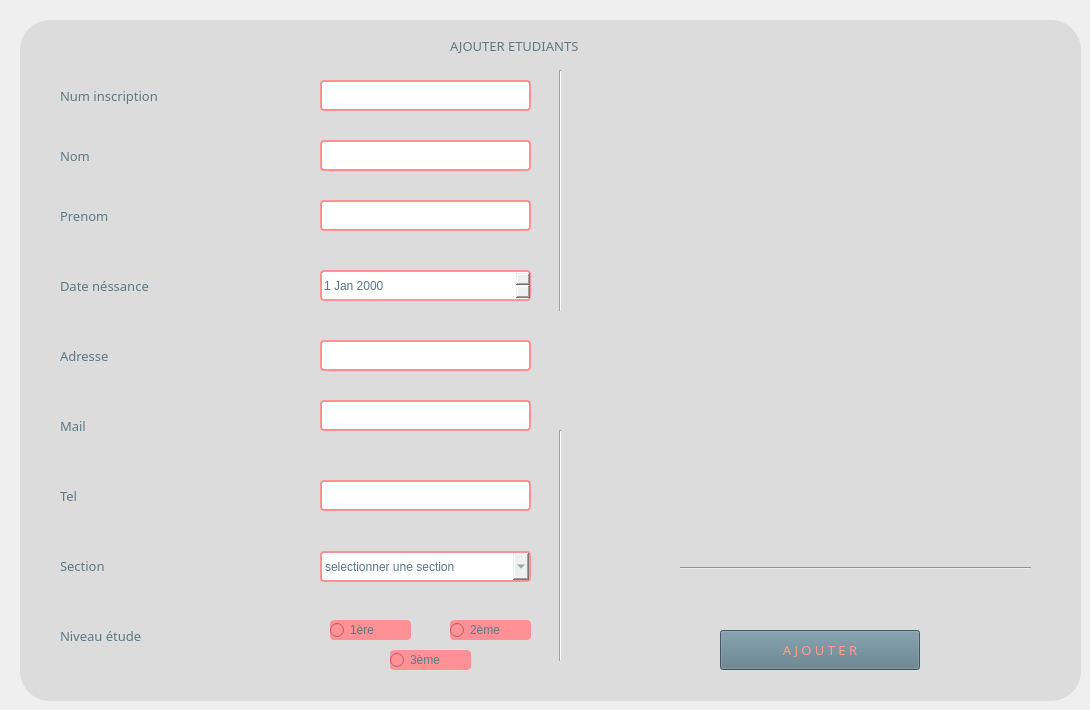
         <widget class="QWidget" name="tab_62">
          <attribute name="title">
           <string>Ajouter un nouvel etudiant</string>
          </attribute>
          <widget class="Line" name="line_20">
           <property name="geometry">
            <rect>
             <x>680</x>
             <y>560</y>
             <width>351</width>
             <height>16</height>
            </rect>
           </property>
           <property name="orientation">
            <enum>Qt::Horizontal</enum>
           </property>
          </widget>
          <widget class="QLabel" name="label_45">
           <property name="geometry">
            <rect>
             <x>20</x>
             <y>20</y>
             <width>1061</width>
             <height>681</height>
            </rect>
           </property>
           <property name="styleSheet">
            <string notr="true">background-color:rgba(0,0, 0, 20);
border-radius: 30px;</string>
           </property>
           <property name="text">
            <string/>
           </property>
          </widget>
          <widget class="QLabel" name="label_16">
           <property name="geometry">
            <rect>
             <x>450</x>
             <y>10</y>
             <width>331</width>
             <height>71</height>
            </rect>
           </property>
           <property name="font">
            <font>
             <family>Segoe UI Black</family>
             <pointsize>10</pointsize>
             <weight>10</weight>
             <italic>false</italic>
             <bold>false</bold>
            </font>
           </property>
           <property name="toolTip">
            <string>&lt;html&gt;&lt;head/&gt;&lt;body&gt;&lt;p align=&quot;center&quot;&gt;&lt;br/&gt;&lt;/p&gt;&lt;/body&gt;&lt;/html&gt;</string>
           </property>
           <property name="layoutDirection">
            <enum>Qt::LeftToRight</enum>
           </property>
           <property name="styleSheet">
            <string notr="true">color: rgb(92, 121, 134);
</string>
           </property>
           <property name="frameShape">
            <enum>QFrame::NoFrame</enum>
           </property>
           <property name="text">
            <string>AJOUTER ETUDIANTS</string>
           </property>
          </widget>
          <widget class="QLineEdit" name="tel">
           <property name="geometry">
            <rect>
             <x>320</x>
             <y>480</y>
             <width>211</width>
             <height>31</height>
            </rect>
           </property>
           <property name="styleSheet">
            <string notr="true">color: rgb(92, 121, 134);
font: 10pt &quot;Tw Cen MT Condensed Extra Bold&quot;;
border: 2px solid rgb(255, 145, 150);
border-radius: 4px;</string>
           </property>
          </widget>
          <widget class="QPushButton" name="ajouter">
           <property name="geometry">
            <rect>
             <x>720</x>
             <y>630</y>
             <width>200</width>
             <height>40</height>
            </rect>
           </property>
           <property name="font">
            <font>
             <family>Segoe UI Black</family>
             <pointsize>10</pointsize>
             <weight>10</weight>
             <italic>false</italic>
             <bold>false</bold>
            </font>
           </property>
           <property name="styleSheet">
            <string notr="true">color: rgb(67, 87, 97);
selection-color: rgb(255, 255, 255);
selection-color: rgb(85, 170, 255);
selection-color: rgb(255, 114, 94);
selection-background-color: rgb(158, 109, 96);
selection-color: qlineargradient(spread:pad, x1:0, y1:0, x2:1, y2:0, stop:0 rgba(0, 0, 0, 255), stop:1 rgba(255, 255, 255, 255));
color: qlineargradient(spread:pad, x1:0, y1:0, x2:1, y2:0, stop:0 rgba(0, 0, 0, 255), stop:1 rgba(255, 255, 255, 255));
border-bottom-color: rgb(157, 109, 96);
alternate-background-color: rgb(156, 107, 94);
color: rgb(255, 156, 142);
background-color: rgb(255, 156, 142);
background-color: rgb(92, 121, 134);</string>
           </property>
           <property name="text">
            <string>A J O U T E R</string>
           </property>
          </widget>
          <widget class="QLabel" name="label_13">
           <property name="geometry">
            <rect>
             <x>60</x>
             <y>520</y>
             <width>231</width>
             <height>91</height>
            </rect>
           </property>
           <property name="font">
            <font>
             <family>Segoe UI Black</family>
             <pointsize>10</pointsize>
             <weight>10</weight>
             <italic>false</italic>
             <bold>false</bold>
            </font>
           </property>
           <property name="styleSheet">
            <string notr="true">color: rgb(92, 121, 134);
</string>
           </property>
           <property name="text">
            <string>Section</string>
           </property>
          </widget>
          <widget class="QLabel" name="label_11">
           <property name="geometry">
            <rect>
             <x>60</x>
             <y>450</y>
             <width>231</width>
             <height>91</height>
            </rect>
           </property>
           <property name="font">
            <font>
             <family>Segoe UI Black</family>
             <pointsize>10</pointsize>
             <weight>10</weight>
             <italic>false</italic>
             <bold>false</bold>
            </font>
           </property>
           <property name="styleSheet">
            <string notr="true">color: rgb(92, 121, 134);
</string>
           </property>
           <property name="text">
            <string>Tel</string>
           </property>
          </widget>
          <widget class="QLabel" name="label_8">
           <property name="geometry">
            <rect>
             <x>60</x>
             <y>240</y>
             <width>231</width>
             <height>91</height>
            </rect>
           </property>
           <property name="font">
            <font>
             <family>Segoe UI Black</family>
             <pointsize>10</pointsize>
             <weight>10</weight>
             <italic>false</italic>
             <bold>false</bold>
            </font>
           </property>
           <property name="styleSheet">
            <string notr="true">color: rgb(92, 121, 134);
</string>
           </property>
           <property name="text">
            <string>Date néssance</string>
           </property>
          </widget>
          <widget class="QLineEdit" name="nom">
           <property name="geometry">
            <rect>
             <x>320</x>
             <y>140</y>
             <width>211</width>
             <height>31</height>
            </rect>
           </property>
           <property name="styleSheet">
            <string notr="true">color: rgb(92, 121, 134);
font: 10pt &quot;Tw Cen MT Condensed Extra Bold&quot;;
border: 2px solid rgb(255, 145, 150);
border-radius: 4px;</string>
           </property>
          </widget>
          <widget class="QDateEdit" name="date">
           <property name="geometry">
            <rect>
             <x>320</x>
             <y>270</y>
             <width>211</width>
             <height>31</height>
            </rect>
           </property>
           <property name="styleSheet">
            <string notr="true">color: rgb(92, 121, 134);
font: 10pt &quot;Tw Cen MT Condensed Extra Bold&quot;;
border: 2px solid rgb(255, 145, 150);
border-radius: 4px;</string>
           </property>
          </widget>
          <widget class="QLabel" name="label_7">
           <property name="geometry">
            <rect>
             <x>60</x>
             <y>170</y>
             <width>231</width>
             <height>91</height>
            </rect>
           </property>
           <property name="font">
            <font>
             <family>Segoe UI Black</family>
             <pointsize>10</pointsize>
             <weight>10</weight>
             <italic>false</italic>
             <bold>false</bold>
            </font>
           </property>
           <property name="styleSheet">
            <string notr="true">color: rgb(92, 121, 134);
</string>
           </property>
           <property name="text">
            <string>Prenom</string>
           </property>
          </widget>
          <widget class="QLineEdit" name="adresse">
           <property name="geometry">
            <rect>
             <x>320</x>
             <y>340</y>
             <width>211</width>
             <height>31</height>
            </rect>
           </property>
           <property name="styleSheet">
            <string notr="true">color: rgb(92, 121, 134);
font: 10pt &quot;Tw Cen MT Condensed Extra Bold&quot;;
border: 2px solid rgb(255, 145, 150);
border-radius: 4px;</string>
           </property>
          </widget>
          <widget class="QLabel" name="label_14">
           <property name="geometry">
            <rect>
             <x>60</x>
             <y>590</y>
             <width>231</width>
             <height>91</height>
            </rect>
           </property>
           <property name="font">
            <font>
             <family>Segoe UI Black</family>
             <pointsize>10</pointsize>
             <weight>10</weight>
             <italic>false</italic>
             <bold>false</bold>
            </font>
           </property>
           <property name="styleSheet">
            <string notr="true">color: rgb(92, 121, 134);
</string>
           </property>
           <property name="text">
            <string>Niveau étude</string>
           </property>
          </widget>
          <widget class="QLineEdit" name="ni">
           <property name="geometry">
            <rect>
             <x>320</x>
             <y>80</y>
             <width>211</width>
             <height>31</height>
            </rect>
           </property>
           <property name="styleSheet">
            <string notr="true">color: rgb(92, 121, 134);
font: 10pt &quot;Tw Cen MT Condensed Extra Bold&quot;;
border: 2px solid rgb(255, 145, 150);
border-radius: 4px;
</string>
           </property>
          </widget>
          <widget class="QLabel" name="label_10">
           <property name="geometry">
            <rect>
             <x>60</x>
             <y>310</y>
             <width>231</width>
             <height>91</height>
            </rect>
           </property>
           <property name="font">
            <font>
             <family>Segoe UI Black</family>
             <pointsize>10</pointsize>
             <weight>10</weight>
             <italic>false</italic>
             <bold>false</bold>
            </font>
           </property>
           <property name="styleSheet">
            <string notr="true">color: rgb(92, 121, 134);
</string>
           </property>
           <property name="text">
            <string>Adresse</string>
           </property>
          </widget>
          <widget class="QLabel" name="label_6">
           <property name="geometry">
            <rect>
             <x>60</x>
             <y>110</y>
             <width>231</width>
             <height>91</height>
            </rect>
           </property>
           <property name="font">
            <font>
             <family>Segoe UI Black</family>
             <pointsize>10</pointsize>
             <weight>10</weight>
             <italic>false</italic>
             <bold>false</bold>
            </font>
           </property>
           <property name="styleSheet">
            <string notr="true">color: rgb(92, 121, 134);
</string>
           </property>
           <property name="text">
            <string>Nom</string>
           </property>
          </widget>
          <widget class="QLineEdit" name="mail">
           <property name="geometry">
            <rect>
             <x>320</x>
             <y>400</y>
             <width>211</width>
             <height>31</height>
            </rect>
           </property>
           <property name="styleSheet">
            <string notr="true">color: rgb(92, 121, 134);
font: 10pt &quot;Tw Cen MT Condensed Extra Bold&quot;;
border: 2px solid rgb(255, 145, 150);
border-radius: 4px;</string>
           </property>
          </widget>
          <widget class="QLabel" name="label_5">
           <property name="geometry">
            <rect>
             <x>60</x>
             <y>50</y>
             <width>231</width>
             <height>91</height>
            </rect>
           </property>
           <property name="font">
            <font>
             <family>Segoe UI Black</family>
             <pointsize>10</pointsize>
             <weight>10</weight>
             <italic>false</italic>
             <bold>false</bold>
            </font>
           </property>
           <property name="styleSheet">
            <string notr="true">color: rgb(92, 121, 134);
</string>
           </property>
           <property name="text">
            <string>Num inscription</string>
           </property>
          </widget>
          <widget class="QLabel" name="label_12">
           <property name="geometry">
            <rect>
             <x>60</x>
             <y>380</y>
             <width>231</width>
             <height>91</height>
            </rect>
           </property>
           <property name="font">
            <font>
             <family>Segoe UI Black</family>
             <pointsize>10</pointsize>
             <weight>10</weight>
             <italic>false</italic>
             <bold>false</bold>
            </font>
           </property>
           <property name="styleSheet">
            <string notr="true">color: rgb(92, 121, 134);
</string>
           </property>
           <property name="text">
            <string>Mail</string>
           </property>
          </widget>
          <widget class="QLineEdit" name="prenom">
           <property name="geometry">
            <rect>
             <x>320</x>
             <y>200</y>
             <width>211</width>
             <height>31</height>
            </rect>
           </property>
           <property name="styleSheet">
            <string notr="true">color: rgb(92, 121, 134);
font: 10pt &quot;Tw Cen MT Condensed Extra Bold&quot;;
border: 2px solid rgb(255, 145, 150);
border-radius: 4px;</string>
           </property>
          </widget>
          <widget class="Line" name="line">
           <property name="geometry">
            <rect>
             <x>550</x>
             <y>430</y>
             <width>21</width>
             <height>231</height>
            </rect>
           </property>
           <property name="styleSheet">
            <string notr="true">color: rgb(67, 87, 97);
</string>
           </property>
           <property name="orientation">
            <enum>Qt::Vertical</enum>
           </property>
          </widget>
          <widget class="Line" name="line_2">
           <property name="geometry">
            <rect>
             <x>550</x>
             <y>70</y>
             <width>21</width>
             <height>241</height>
            </rect>
           </property>
           <property name="styleSheet">
            <string notr="true">color: rgb(67, 87, 97);
</string>
           </property>
           <property name="orientation">
            <enum>Qt::Vertical</enum>
           </property>
          </widget>
          <widget class="QComboBox" name="section">
           <property name="geometry">
            <rect>
             <x>320</x>
             <y>551</y>
             <width>211</width>
             <height>31</height>
            </rect>
           </property>
           <property name="styleSheet">
            <string notr="true">color: rgb(92, 121, 134);
font: 10pt &quot;Tw Cen MT Condensed Extra Bold&quot;;
border: 2px solid rgb(255, 145, 150);
border-radius: 4px;</string>
           </property>
           <item>
            <property name="text">
             <string>selectionner une section</string>
            </property>
           </item>
           <item>
            <property name="text">
             <string>CPI</string>
            </property>
           </item>
           <item>
            <property name="text">
             <string>LI</string>
            </property>
           </item>
           <item>
            <property name="text">
             <string>TIC</string>
            </property>
           </item>
           <item>
            <property name="text">
             <string>EEA</string>
            </property>
           </item>
           <item>
            <property name="text">
             <string>MA</string>
            </property>
           </item>
          </widget>
          <widget class="QRadioButton" name="premiere">
           <property name="geometry">
            <rect>
             <x>330</x>
             <y>620</y>
             <width>81</width>
             <height>20</height>
            </rect>
           </property>
           <property name="styleSheet">
            <string notr="true">color: rgb(92, 121, 134);
font: 10pt &quot;Tw Cen MT Condensed Extra Bold&quot;;
background-color: rgb(255, 145, 150);
border-radius: 4px;</string>
           </property>
           <property name="text">
            <string>1ère</string>
           </property>
          </widget>
          <widget class="QRadioButton" name="deuxieme">
           <property name="geometry">
            <rect>
             <x>450</x>
             <y>620</y>
             <width>81</width>
             <height>20</height>
            </rect>
           </property>
           <property name="styleSheet">
            <string notr="true">color: rgb(92, 121, 134);
font: 10pt &quot;Tw Cen MT Condensed Extra Bold&quot;;
background-color: rgb(255, 145, 150);
border-radius: 4px;</string>
           </property>
           <property name="text">
            <string>2ème</string>
           </property>
          </widget>
          <widget class="QRadioButton" name="troisieme">
           <property name="geometry">
            <rect>
             <x>390</x>
             <y>650</y>
             <width>81</width>
             <height>20</height>
            </rect>
           </property>
           <property name="styleSheet">
            <string notr="true">color: rgb(92, 121, 134);
font: 10pt &quot;Tw Cen MT Condensed Extra Bold&quot;;
background-color: rgb(255, 145, 150);
border-radius: 4px;</string>
           </property>
           <property name="text">
            <string>3ème</string>
           </property>
          </widget>
          <widget class="QLabel" name="erreurni">
           <property name="geometry">
            <rect>
             <x>320</x>
             <y>110</y>
             <width>251</width>
             <height>16</height>
            </rect>
           </property>
           <property name="styleSheet">
            <string notr="true">color: rgb(255, 156, 142);
font: 87 9pt &quot;Segoe UI Black&quot;;
</string>
           </property>
           <property name="text">
            <string/>
           </property>
          </widget>
          <widget class="QLabel" name="erreurnom">
           <property name="geometry">
            <rect>
             <x>320</x>
             <y>170</y>
             <width>251</width>
             <height>20</height>
            </rect>
           </property>
           <property name="styleSheet">
            <string notr="true">color: rgb(255, 156, 142);
font: 87 9pt &quot;Segoe UI Black&quot;;
</string>
           </property>
           <property name="text">
            <string/>
           </property>
          </widget>
          <widget class="QLabel" name="erreurprenom">
           <property name="geometry">
            <rect>
             <x>320</x>
             <y>230</y>
             <width>251</width>
             <height>20</height>
            </rect>
           </property>
           <property name="styleSheet">
            <string notr="true">color: rgb(255, 156, 142);
font: 87 9pt &quot;Segoe UI Black&quot;;
</string>
           </property>
           <property name="text">
            <string/>
           </property>
          </widget>
          <widget class="QLabel" name="erreurdate_naiss">
           <property name="geometry">
            <rect>
             <x>320</x>
             <y>300</y>
             <width>251</width>
             <height>20</height>
            </rect>
           </property>
           <property name="styleSheet">
            <string notr="true">color: rgb(255, 156, 142);
font: 87 9pt &quot;Segoe UI Black&quot;;
</string>
           </property>
           <property name="text">
            <string/>
           </property>
          </widget>
          <widget class="QLabel" name="erreuradresse">
           <property name="geometry">
            <rect>
             <x>320</x>
             <y>370</y>
             <width>251</width>
             <height>20</height>
            </rect>
           </property>
           <property name="styleSheet">
            <string notr="true">color: rgb(255, 156, 142);
font: 87 9pt &quot;Segoe UI Black&quot;;
</string>
           </property>
           <property name="text">
            <string/>
           </property>
          </widget>
          <widget class="QLabel" name="erreurmail">
           <property name="geometry">
            <rect>
             <x>320</x>
             <y>430</y>
             <width>251</width>
             <height>20</height>
            </rect>
           </property>
           <property name="styleSheet">
            <string notr="true">color: rgb(255, 156, 142);
font: 87 9pt &quot;Segoe UI Black&quot;;
</string>
           </property>
           <property name="text">
            <string/>
           </property>
          </widget>
          <widget class="QLabel" name="erreursection">
           <property name="geometry">
            <rect>
             <x>320</x>
             <y>580</y>
             <width>251</width>
             <height>20</height>
            </rect>
           </property>
           <property name="styleSheet">
            <string notr="true">color: rgb(255, 156, 142);
font: 87 9pt &quot;Segoe UI Black&quot;;
</string>
           </property>
           <property name="text">
            <string/>
           </property>
          </widget>
          <widget class="QLabel" name="erreurniveau">
           <property name="geometry">
            <rect>
             <x>330</x>
             <y>670</y>
             <width>251</width>
             <height>20</height>
            </rect>
           </property>
           <property name="styleSheet">
            <string notr="true">color: rgb(255, 156, 142);
font: 87 9pt &quot;Segoe UI Black&quot;;
</string>
           </property>
           <property name="text">
            <string/>
           </property>
          </widget>
          <widget class="QLabel" name="erreurtel">
           <property name="geometry">
            <rect>
             <x>320</x>
             <y>510</y>
             <width>251</width>
             <height>20</height>
            </rect>
           </property>
           <property name="styleSheet">
            <string notr="true">color: rgb(255, 156, 142);
font: 87 9pt &quot;Segoe UI Black&quot;;
</string>
           </property>
           <property name="text">
            <string/>
           </property>
          </widget>
          <widget class="QLabel" name="label_29">
           <property name="geometry">
            <rect>
             <x>670</x>
             <y>580</y>
             <width>351</width>
             <height>41</height>
            </rect>
           </property>
           <property name="styleSheet">
            <string notr="true">color: rgb(92, 121, 134);
font: 87 15pt &quot;Segoe UI Black&quot;;
</string>
           </property>
           <property name="text">
            <string/>
           </property>
          </widget>
         </widget>
